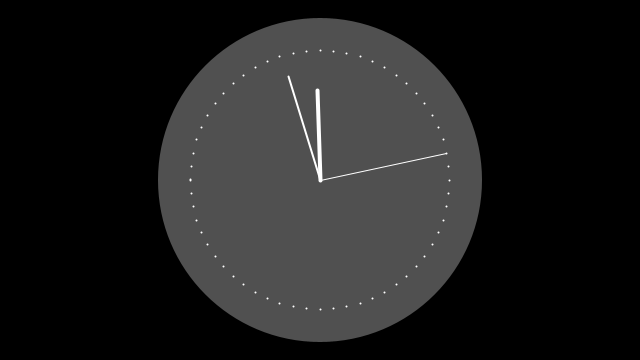
Frame 1 (no input)
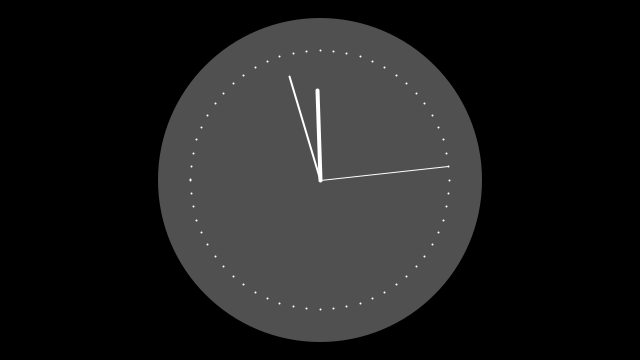
Frame 60 (the mouse pressed at the canvas centre just before this capture)
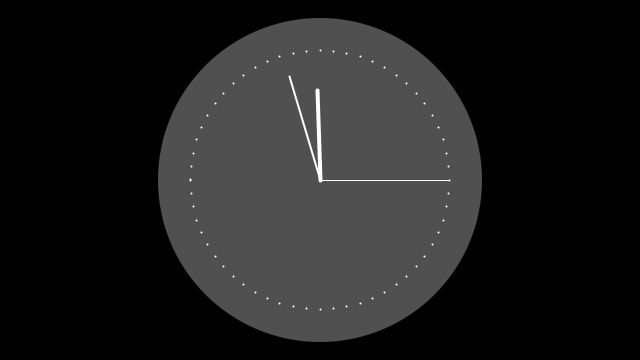
Frame 120 (the mouse held since frame 60 and released just before this capture)

The Processing sketch that drew these frames (run headless with seeded random() and noise(); from frame 60 on, the mouse is pressed at the canvas centre):

// Processing sketch: iClock
// ── iClock.pde
int cx, cy;
float secondsRadius;
float minutesRadius;
float hoursRadius;
float clockDiameter;

void setup() {
  size(640, 360);
  stroke(255);
  
  int radius = min(width, height) / 2;
  secondsRadius = radius * 0.72;
  minutesRadius = radius * 0.60;
  hoursRadius = radius * 0.50;
  clockDiameter = radius * 1.8;
  
  cx = width / 2;
  cy = height / 2;
}

void draw() {
  background(0);
  
  // Draw the clock background
  fill(80);
  noStroke();
  ellipse(cx, cy, clockDiameter, clockDiameter);
  
  // Angles for sin() and cos() start at 3 o'clock;
  // subtract HALF_PI to make them start at the top
  float s = map(second(), 0, 60, 0, TWO_PI) - HALF_PI;
  float m = map(minute() + norm(second(), 0, 60), 0, 60, 0, TWO_PI) - HALF_PI; 
  float h = map(hour() + norm(minute(), 0, 60), 0, 24, 0, TWO_PI * 2) - HALF_PI;
  
  // Draw the hands of the clock
  stroke(255);
  strokeWeight(1);
  line(cx, cy, cx + cos(s) * secondsRadius, cy + sin(s) * secondsRadius);
  strokeWeight(2);
  line(cx, cy, cx + cos(m) * minutesRadius, cy + sin(m) * minutesRadius);
  strokeWeight(4);
  line(cx, cy, cx + cos(h) * hoursRadius, cy + sin(h) * hoursRadius);
  
  // Draw the minute ticks
  strokeWeight(2);
  beginShape(POINTS);
  for (int a = 0; a < 360; a+=6) {
    float angle = radians(a);
    float x = cx + cos(angle) * secondsRadius;
    float y = cy + sin(angle) * secondsRadius;
    vertex(x, y);
  }
  endShape();
}
